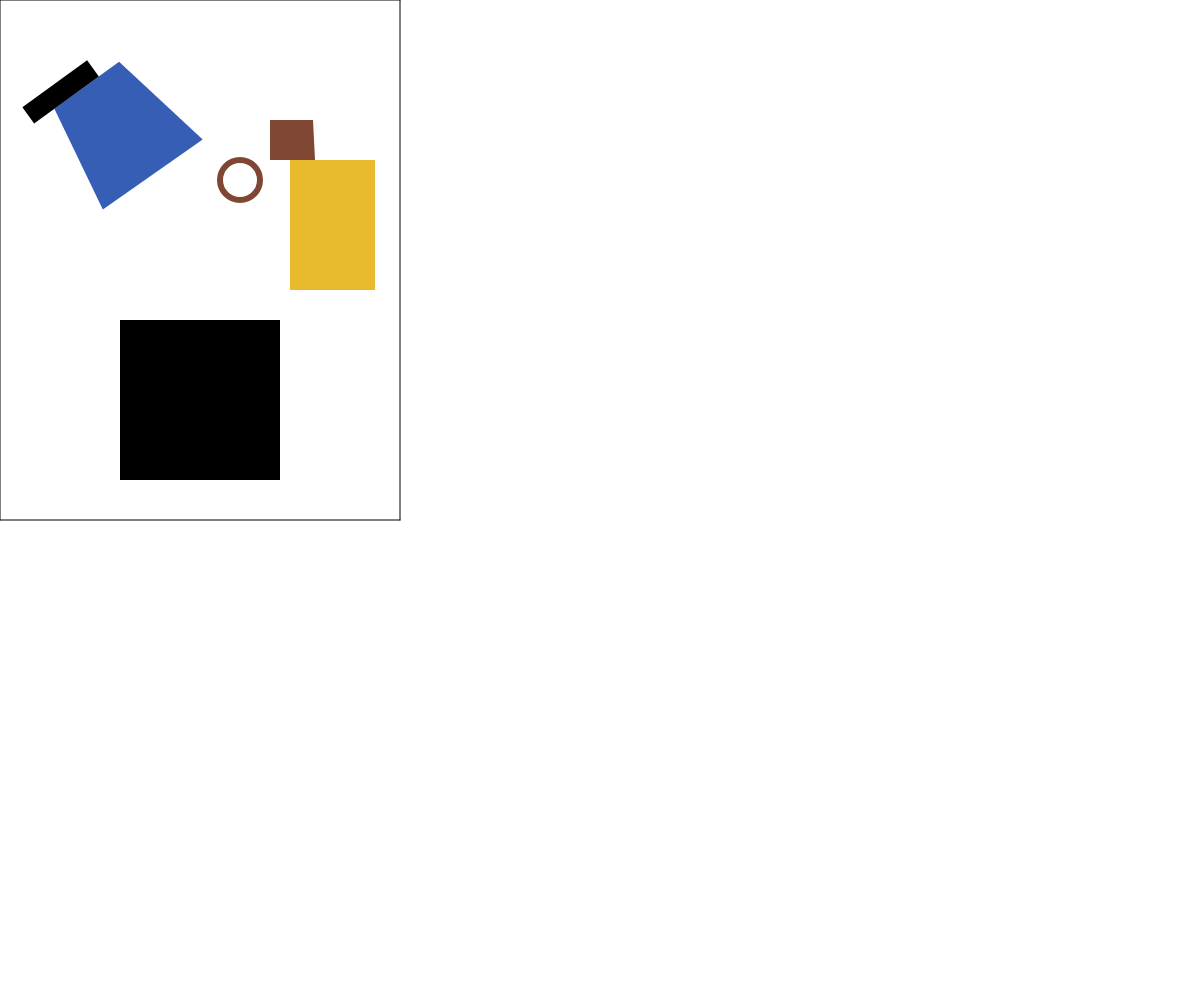
Frame 1 (no input)
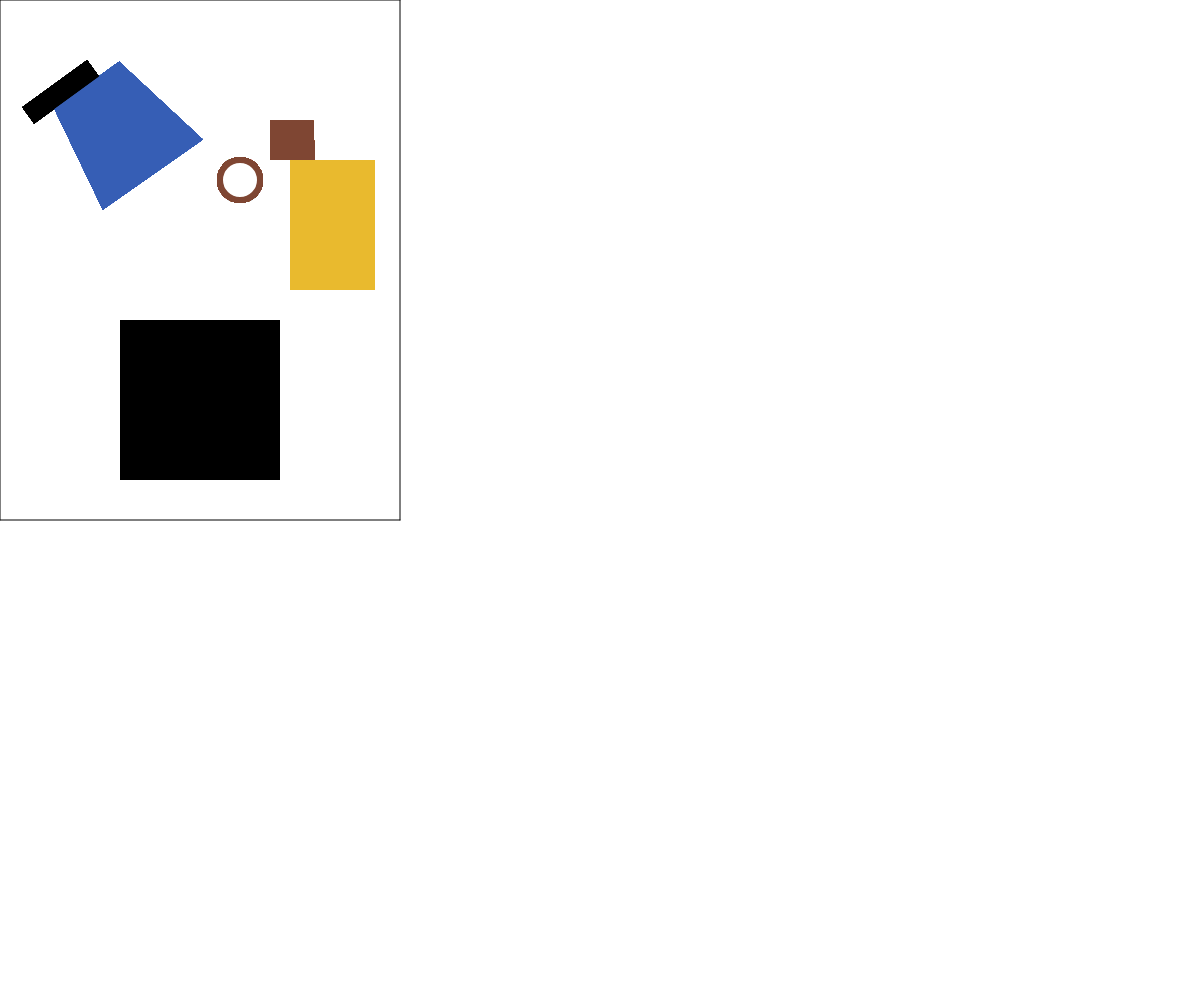
Frame 60 (no input)
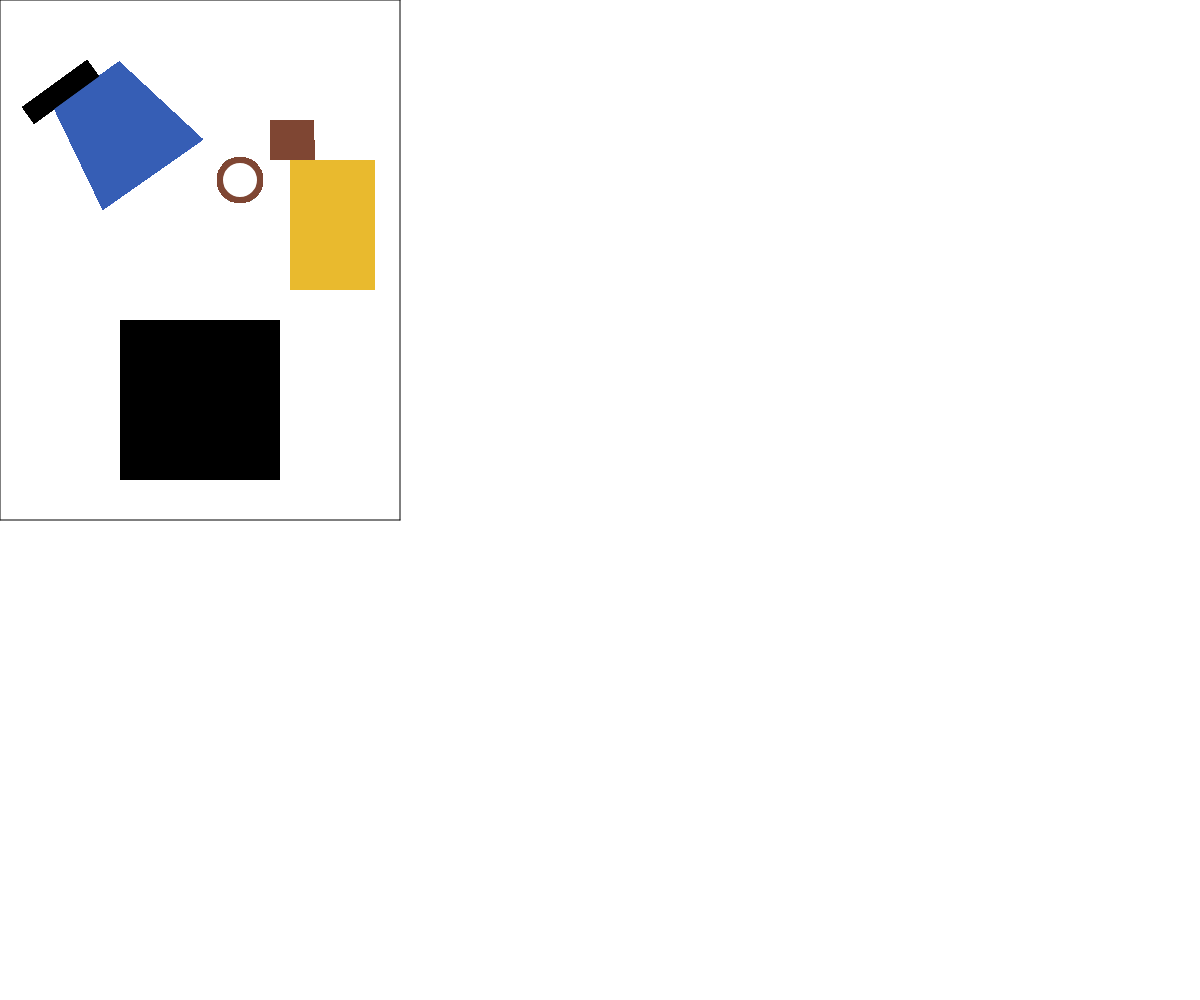
Frame 120 (the mouse pressed at the canvas centre since frame 60)

The p5.js sketch that drew these frames (run headless with seeded random() and noise() and a simulated clock; from frame 60 on, the mouse is pressed at the canvas centre):

// p5.js sketch
// ── sketch.js
let width = 400;
let height = 520;

function setup() {
    createCanvas(windowWidth, windowHeight); // w, h
}

function draw() {
    stroke(0);
    // draw a square
    line(0,0,width,0);
    line(0,0,0,height);
    line(width,0,width,height);
    line(0,height,width,height);

    // a circle
    fill(255);
    stroke(127,70,51);
    strokeWeight(6);
    ellipse(240, 180, 40);

    // draw the bottom square
    strokeWeight(0);
    fill(0);
    quad(120, 320, 280, 320, 280, 480, 120, 480);
    
    // two quads on the right hand side
    fill(233,186,46);
    rect(290, 160, 85, 130);
    fill(127,70,51);
    quad(270,160,315,160,313,120,270,120);

    // blue quad
    fill(54,94,181);
    rotate(-PI/5);
    translate(20, 10);
    quad(-60,220,62,222,40,110,-40,110);
    fill(0);
    rect(-65,90,80,20);
}
